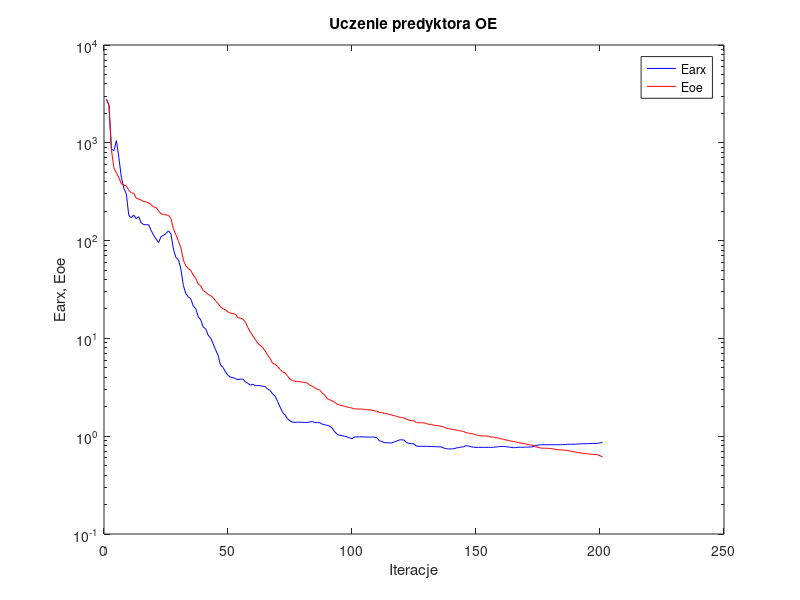
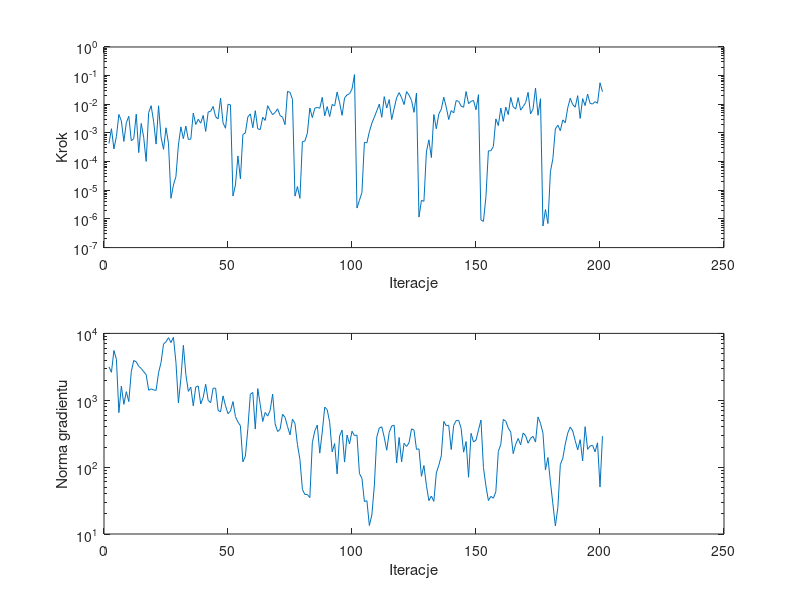

These figures' MATLAB source, in order:
%uczenie predyktora oe
clear all;
n=0; farx(n+1)=2.788588e+003; foe(n+1)=2.782388e+003; wspucz(n+1)=0.000000e+000; ng(n+1)=0.000000e+000;
%odnowa zmiennej metryki
n=1; farx(n+1)=2.422491e+003; foe(n+1)=2.429661e+003; krok(n+1)=4.283128e-004; ng(n+1)=3.168475e+003;
n=2; farx(n+1)=8.592506e+002; foe(n+1)=8.387600e+002; krok(n+1)=1.409339e-003; ng(n+1)=2.619235e+003;
n=3; farx(n+1)=8.300386e+002; foe(n+1)=5.553869e+002; krok(n+1)=2.770473e-004; ng(n+1)=5.557822e+003;
n=4; farx(n+1)=1.054262e+003; foe(n+1)=4.925348e+002; krok(n+1)=7.528887e-004; ng(n+1)=4.089995e+003;
n=5; farx(n+1)=7.038943e+002; foe(n+1)=4.388415e+002; krok(n+1)=4.427789e-003; ng(n+1)=6.537464e+002;
n=6; farx(n+1)=4.417339e+002; foe(n+1)=3.820431e+002; krok(n+1)=2.634602e-003; ng(n+1)=1.633294e+003;
n=7; farx(n+1)=3.428158e+002; foe(n+1)=3.691081e+002; krok(n+1)=5.081655e-004; ng(n+1)=8.688671e+002;
n=8; farx(n+1)=3.004546e+002; foe(n+1)=3.625424e+002; krok(n+1)=2.257520e-003; ng(n+1)=1.345578e+003;
n=9; farx(n+1)=1.803023e+002; foe(n+1)=3.269298e+002; krok(n+1)=3.835857e-003; ng(n+1)=9.555768e+002;
n=10; farx(n+1)=1.717884e+002; foe(n+1)=3.087654e+002; krok(n+1)=5.362293e-004; ng(n+1)=2.681192e+003;
n=11; farx(n+1)=1.824076e+002; foe(n+1)=3.045095e+002; krok(n+1)=6.284926e-004; ng(n+1)=3.943556e+003;
n=12; farx(n+1)=1.680150e+002; foe(n+1)=2.715989e+002; krok(n+1)=4.541426e-003; ng(n+1)=3.744959e+003;
n=13; farx(n+1)=1.755793e+002; foe(n+1)=2.659300e+002; krok(n+1)=2.064885e-004; ng(n+1)=3.223023e+003;
n=14; farx(n+1)=1.514743e+002; foe(n+1)=2.594265e+002; krok(n+1)=2.144917e-003; ng(n+1)=2.989097e+003;
n=15; farx(n+1)=1.456871e+002; foe(n+1)=2.508694e+002; krok(n+1)=7.101242e-004; ng(n+1)=2.674103e+003;
n=16; farx(n+1)=1.451734e+002; foe(n+1)=2.486216e+002; krok(n+1)=1.015140e-004; ng(n+1)=2.420839e+003;
n=17; farx(n+1)=1.454596e+002; foe(n+1)=2.430991e+002; krok(n+1)=5.123414e-003; ng(n+1)=1.410710e+003;
n=18; farx(n+1)=1.271595e+002; foe(n+1)=2.327275e+002; krok(n+1)=8.946591e-003; ng(n+1)=1.481715e+003;
n=19; farx(n+1)=1.133095e+002; foe(n+1)=2.209651e+002; krok(n+1)=2.559883e-003; ng(n+1)=1.426740e+003;
n=20; farx(n+1)=1.038899e+002; foe(n+1)=2.182225e+002; krok(n+1)=4.089425e-004; ng(n+1)=1.408549e+003;
n=21; farx(n+1)=9.544703e+001; foe(n+1)=2.018754e+002; krok(n+1)=8.875371e-003; ng(n+1)=2.581967e+003;
n=22; farx(n+1)=1.099924e+002; foe(n+1)=1.876986e+002; krok(n+1)=7.209870e-004; ng(n+1)=3.677902e+003;
n=23; farx(n+1)=1.131425e+002; foe(n+1)=1.855863e+002; krok(n+1)=2.681467e-004; ng(n+1)=6.919835e+003;
n=24; farx(n+1)=1.185563e+002; foe(n+1)=1.827368e+002; krok(n+1)=1.518185e-003; ng(n+1)=7.498660e+003;
n=25; farx(n+1)=1.257965e+002; foe(n+1)=1.815208e+002; krok(n+1)=4.375567e-004; ng(n+1)=8.629811e+003;
%odnowa zmiennej metryki
n=26; farx(n+1)=1.167623e+002; foe(n+1)=1.686398e+002; krok(n+1)=5.261888e-006; ng(n+1)=7.291564e+003;
n=27; farx(n+1)=8.193781e+001; foe(n+1)=1.320591e+002; krok(n+1)=1.529987e-005; ng(n+1)=8.747686e+003;
n=28; farx(n+1)=6.708806e+001; foe(n+1)=1.144560e+002; krok(n+1)=3.012791e-005; ng(n+1)=3.720465e+003;
n=29; farx(n+1)=6.359887e+001; foe(n+1)=9.940406e+001; krok(n+1)=3.783524e-004; ng(n+1)=9.140614e+002;
n=30; farx(n+1)=5.127318e+001; foe(n+1)=8.429848e+001; krok(n+1)=1.631264e-003; ng(n+1)=2.107905e+003;
n=31; farx(n+1)=3.467529e+001; foe(n+1)=6.325301e+001; krok(n+1)=6.303731e-004; ng(n+1)=6.634849e+003;
n=32; farx(n+1)=2.871499e+001; foe(n+1)=5.513481e+001; krok(n+1)=1.742666e-003; ng(n+1)=2.432598e+003;
n=33; farx(n+1)=2.662572e+001; foe(n+1)=5.163344e+001; krok(n+1)=5.934596e-004; ng(n+1)=1.357735e+003;
n=34; farx(n+1)=2.527847e+001; foe(n+1)=4.964140e+001; krok(n+1)=6.089906e-004; ng(n+1)=1.570520e+003;
n=35; farx(n+1)=2.140784e+001; foe(n+1)=4.426349e+001; krok(n+1)=4.952046e-003; ng(n+1)=8.243408e+002;
n=36; farx(n+1)=2.015185e+001; foe(n+1)=4.120407e+001; krok(n+1)=1.968749e-003; ng(n+1)=1.578245e+003;
n=37; farx(n+1)=1.662919e+001; foe(n+1)=3.579613e+001; krok(n+1)=3.011555e-003; ng(n+1)=1.636388e+003;
n=38; farx(n+1)=1.552050e+001; foe(n+1)=3.451683e+001; krok(n+1)=2.201622e-003; ng(n+1)=8.795801e+002;
n=39; farx(n+1)=1.306025e+001; foe(n+1)=3.091442e+001; krok(n+1)=4.096666e-003; ng(n+1)=1.104722e+003;
n=40; farx(n+1)=1.253149e+001; foe(n+1)=2.966356e+001; krok(n+1)=1.131319e-003; ng(n+1)=1.734601e+003;
n=41; farx(n+1)=1.078087e+001; foe(n+1)=2.810659e+001; krok(n+1)=5.355898e-003; ng(n+1)=9.954594e+002;
n=42; farx(n+1)=1.011596e+001; foe(n+1)=2.741534e+001; krok(n+1)=5.711090e-003; ng(n+1)=9.190353e+002;
n=43; farx(n+1)=8.813464e+000; foe(n+1)=2.606501e+001; krok(n+1)=8.417037e-003; ng(n+1)=1.516559e+003;
n=44; farx(n+1)=7.653989e+000; foe(n+1)=2.419193e+001; krok(n+1)=3.698907e-003; ng(n+1)=1.513925e+003;
n=45; farx(n+1)=6.725440e+000; foe(n+1)=2.270665e+001; krok(n+1)=3.096185e-003; ng(n+1)=7.087408e+002;
n=46; farx(n+1)=5.339095e+000; foe(n+1)=2.094082e+001; krok(n+1)=1.650423e-002; ng(n+1)=6.687736e+002;
n=47; farx(n+1)=5.051524e+000; foe(n+1)=2.012520e+001; krok(n+1)=2.236648e-003; ng(n+1)=1.162183e+003;
n=48; farx(n+1)=4.529877e+000; foe(n+1)=1.957369e+001; krok(n+1)=1.457334e-003; ng(n+1)=8.254616e+002;
n=49; farx(n+1)=4.185207e+000; foe(n+1)=1.859970e+001; krok(n+1)=1.007731e-002; ng(n+1)=6.298650e+002;
n=50; farx(n+1)=4.011731e+000; foe(n+1)=1.816511e+001; krok(n+1)=9.576149e-003; ng(n+1)=6.915879e+002;
%odnowa zmiennej metryki
n=51; farx(n+1)=3.978094e+000; foe(n+1)=1.788599e+001; krok(n+1)=6.284735e-006; ng(n+1)=9.556400e+002;
n=52; farx(n+1)=3.874958e+000; foe(n+1)=1.769693e+001; krok(n+1)=1.530281e-005; ng(n+1)=5.695787e+002;
n=53; farx(n+1)=3.785103e+000; foe(n+1)=1.628304e+001; krok(n+1)=1.581535e-004; ng(n+1)=4.729996e+002;
n=54; farx(n+1)=3.841171e+000; foe(n+1)=1.611973e+001; krok(n+1)=2.499645e-005; ng(n+1)=4.167164e+002;
n=55; farx(n+1)=3.831084e+000; foe(n+1)=1.572643e+001; krok(n+1)=8.786586e-004; ng(n+1)=1.200020e+002;
n=56; farx(n+1)=3.596754e+000; foe(n+1)=1.471013e+001; krok(n+1)=1.002892e-003; ng(n+1)=1.454161e+002;
n=57; farx(n+1)=3.472023e+000; foe(n+1)=1.293771e+001; krok(n+1)=3.625910e-003; ng(n+1)=3.747704e+002;
n=58; farx(n+1)=3.330057e+000; foe(n+1)=1.163644e+001; krok(n+1)=4.629191e-003; ng(n+1)=1.228500e+003;
n=59; farx(n+1)=3.394456e+000; foe(n+1)=1.061454e+001; krok(n+1)=1.525147e-003; ng(n+1)=1.308074e+003;
n=60; farx(n+1)=3.301503e+000; foe(n+1)=9.746553e+000; krok(n+1)=5.997467e-003; ng(n+1)=3.710612e+002;
n=61; farx(n+1)=3.299394e+000; foe(n+1)=8.929562e+000; krok(n+1)=1.387045e-003; ng(n+1)=1.494461e+003;
n=62; farx(n+1)=3.279472e+000; foe(n+1)=8.485212e+000; krok(n+1)=1.320637e-003; ng(n+1)=8.599247e+002;
n=63; farx(n+1)=3.243442e+000; foe(n+1)=8.071148e+000; krok(n+1)=3.544051e-003; ng(n+1)=4.814819e+002;
n=64; farx(n+1)=3.211016e+000; foe(n+1)=7.451718e+000; krok(n+1)=2.739044e-003; ng(n+1)=6.580762e+002;
n=65; farx(n+1)=3.031138e+000; foe(n+1)=6.702312e+000; krok(n+1)=8.928204e-003; ng(n+1)=5.797493e+002;
n=66; farx(n+1)=2.941620e+000; foe(n+1)=6.200199e+000; krok(n+1)=6.035177e-003; ng(n+1)=7.077353e+002;
n=67; farx(n+1)=2.696357e+000; foe(n+1)=5.564812e+000; krok(n+1)=4.336062e-003; ng(n+1)=1.238400e+003;
n=68; farx(n+1)=2.569495e+000; foe(n+1)=5.440944e+000; krok(n+1)=5.173682e-003; ng(n+1)=4.448209e+002;
n=69; farx(n+1)=2.265038e+000; foe(n+1)=5.165104e+000; krok(n+1)=6.970662e-003; ng(n+1)=3.404877e+002;
n=70; farx(n+1)=1.985083e+000; foe(n+1)=4.812013e+000; krok(n+1)=4.055547e-003; ng(n+1)=3.683427e+002;
n=71; farx(n+1)=1.752265e+000; foe(n+1)=4.554504e+000; krok(n+1)=3.544455e-003; ng(n+1)=6.169277e+002;
n=72; farx(n+1)=1.647318e+000; foe(n+1)=4.446933e+000; krok(n+1)=1.940831e-003; ng(n+1)=5.557086e+002;
n=73; farx(n+1)=1.505893e+000; foe(n+1)=4.125114e+000; krok(n+1)=2.840322e-002; ng(n+1)=4.047839e+002;
n=74; farx(n+1)=1.435216e+000; foe(n+1)=3.835740e+000; krok(n+1)=2.602503e-002; ng(n+1)=3.037719e+002;
n=75; farx(n+1)=1.391073e+000; foe(n+1)=3.702582e+000; krok(n+1)=1.483652e-002; ng(n+1)=5.212986e+002;
%odnowa zmiennej metryki
n=76; farx(n+1)=1.386135e+000; foe(n+1)=3.645842e+000; krok(n+1)=6.255933e-006; ng(n+1)=4.499307e+002;
n=77; farx(n+1)=1.388991e+000; foe(n+1)=3.616913e+000; krok(n+1)=1.346311e-005; ng(n+1)=2.176519e+002;
n=78; farx(n+1)=1.389774e+000; foe(n+1)=3.611288e+000; krok(n+1)=5.238884e-006; ng(n+1)=1.299696e+002;
n=79; farx(n+1)=1.386741e+000; foe(n+1)=3.570455e+000; krok(n+1)=5.002119e-004; ng(n+1)=4.660575e+001;
n=80; farx(n+1)=1.383981e+000; foe(n+1)=3.543626e+000; krok(n+1)=5.202718e-004; ng(n+1)=3.894762e+001;
n=81; farx(n+1)=1.384142e+000; foe(n+1)=3.490520e+000; krok(n+1)=9.780005e-004; ng(n+1)=3.898196e+001;
n=82; farx(n+1)=1.395645e+000; foe(n+1)=3.325831e+000; krok(n+1)=7.444102e-003; ng(n+1)=3.498498e+001;
n=83; farx(n+1)=1.415396e+000; foe(n+1)=3.250229e+000; krok(n+1)=3.442371e-003; ng(n+1)=2.319931e+002;
n=84; farx(n+1)=1.378454e+000; foe(n+1)=3.122161e+000; krok(n+1)=7.251821e-003; ng(n+1)=3.480734e+002;
n=85; farx(n+1)=1.378001e+000; foe(n+1)=3.015432e+000; krok(n+1)=7.837498e-003; ng(n+1)=4.260366e+002;
n=86; farx(n+1)=1.374489e+000; foe(n+1)=2.965471e+000; krok(n+1)=7.251821e-003; ng(n+1)=1.620031e+002;
n=87; farx(n+1)=1.327317e+000; foe(n+1)=2.764819e+000; krok(n+1)=1.748904e-002; ng(n+1)=3.348432e+002;
n=88; farx(n+1)=1.309935e+000; foe(n+1)=2.629890e+000; krok(n+1)=3.966104e-003; ng(n+1)=7.905655e+002;
n=89; farx(n+1)=1.291438e+000; foe(n+1)=2.422628e+000; krok(n+1)=8.300976e-003; ng(n+1)=7.218920e+002;
n=90; farx(n+1)=1.269278e+000; foe(n+1)=2.361403e+000; krok(n+1)=3.740913e-003; ng(n+1)=4.672365e+002;
n=91; farx(n+1)=1.209516e+000; foe(n+1)=2.302867e+000; krok(n+1)=9.904093e-003; ng(n+1)=1.692842e+002;
n=92; farx(n+1)=1.111331e+000; foe(n+1)=2.222823e+000; krok(n+1)=8.855578e-003; ng(n+1)=2.250044e+002;
n=93; farx(n+1)=1.047778e+000; foe(n+1)=2.128455e+000; krok(n+1)=2.687524e-002; ng(n+1)=7.928560e+001;
n=94; farx(n+1)=1.020714e+000; foe(n+1)=2.079746e+000; krok(n+1)=1.136199e-002; ng(n+1)=2.929026e+002;
n=95; farx(n+1)=1.014444e+000; foe(n+1)=2.056846e+000; krok(n+1)=4.118564e-003; ng(n+1)=3.580779e+002;
n=96; farx(n+1)=1.000039e+000; foe(n+1)=2.022630e+000; krok(n+1)=1.675780e-002; ng(n+1)=1.189600e+002;
n=97; farx(n+1)=9.836368e-001; foe(n+1)=1.989118e+000; krok(n+1)=2.128042e-002; ng(n+1)=3.016410e+002;
n=98; farx(n+1)=9.620782e-001; foe(n+1)=1.964441e+000; krok(n+1)=2.340953e-002; ng(n+1)=2.223928e+002;
n=99; farx(n+1)=9.433532e-001; foe(n+1)=1.937925e+000; krok(n+1)=3.408723e-002; ng(n+1)=3.446112e+002;
n=100; farx(n+1)=9.844522e-001; foe(n+1)=1.904980e+000; krok(n+1)=1.088405e-001; ng(n+1)=2.958016e+002;
%odnowa zmiennej metryki
n=101; farx(n+1)=9.843279e-001; foe(n+1)=1.897099e+000; krok(n+1)=2.398513e-006; ng(n+1)=3.014911e+002;
n=102; farx(n+1)=9.845351e-001; foe(n+1)=1.895830e+000; krok(n+1)=4.467884e-006; ng(n+1)=8.008960e+001;
n=103; farx(n+1)=9.852197e-001; foe(n+1)=1.894276e+000; krok(n+1)=8.378583e-006; ng(n+1)=6.827737e+001;
n=104; farx(n+1)=9.835081e-001; foe(n+1)=1.881304e+000; krok(n+1)=4.706747e-004; ng(n+1)=3.054278e+001;
n=105; farx(n+1)=9.801766e-001; foe(n+1)=1.864487e+000; krok(n+1)=4.526501e-004; ng(n+1)=3.150443e+001;
n=106; farx(n+1)=9.794675e-001; foe(n+1)=1.860875e+000; krok(n+1)=1.100811e-003; ng(n+1)=1.339237e+001;
n=107; farx(n+1)=9.804832e-001; foe(n+1)=1.846900e+000; krok(n+1)=2.187783e-003; ng(n+1)=1.921296e+001;
n=108; farx(n+1)=9.809933e-001; foe(n+1)=1.819322e+000; krok(n+1)=3.544455e-003; ng(n+1)=5.259762e+001;
n=109; farx(n+1)=9.677796e-001; foe(n+1)=1.803862e+000; krok(n+1)=5.945944e-003; ng(n+1)=2.831521e+002;
n=110; farx(n+1)=8.991975e-001; foe(n+1)=1.749690e+000; krok(n+1)=1.012183e-002; ng(n+1)=3.845370e+002;
n=111; farx(n+1)=8.830886e-001; foe(n+1)=1.734638e+000; krok(n+1)=3.514634e-003; ng(n+1)=4.015492e+002;
n=112; farx(n+1)=8.597154e-001; foe(n+1)=1.712397e+000; krok(n+1)=1.849615e-002; ng(n+1)=2.793123e+002;
n=113; farx(n+1)=8.587321e-001; foe(n+1)=1.699501e+000; krok(n+1)=7.385876e-003; ng(n+1)=1.790336e+002;
n=114; farx(n+1)=8.541433e-001; foe(n+1)=1.673063e+000; krok(n+1)=1.462925e-002; ng(n+1)=3.296919e+002;
n=115; farx(n+1)=8.553978e-001; foe(n+1)=1.648953e+000; krok(n+1)=2.943935e-003; ng(n+1)=4.112918e+002;
n=116; farx(n+1)=8.728458e-001; foe(n+1)=1.619051e+000; krok(n+1)=7.168595e-003; ng(n+1)=4.238438e+002;
n=117; farx(n+1)=8.916832e-001; foe(n+1)=1.600535e+000; krok(n+1)=1.703305e-002; ng(n+1)=1.157939e+002;
n=118; farx(n+1)=9.136632e-001; foe(n+1)=1.567144e+000; krok(n+1)=2.559636e-002; ng(n+1)=2.780058e+002;
n=119; farx(n+1)=9.219571e-001; foe(n+1)=1.548597e+000; krok(n+1)=1.698891e-002; ng(n+1)=1.197719e+002;
n=120; farx(n+1)=9.105370e-001; foe(n+1)=1.535010e+000; krok(n+1)=9.784074e-003; ng(n+1)=2.279283e+002;
n=121; farx(n+1)=8.617840e-001; foe(n+1)=1.482800e+000; krok(n+1)=2.780492e-002; ng(n+1)=2.037833e+002;
n=122; farx(n+1)=8.444054e-001; foe(n+1)=1.461898e+000; krok(n+1)=2.080702e-002; ng(n+1)=2.321419e+002;
n=123; farx(n+1)=8.393566e-001; foe(n+1)=1.441255e+000; krok(n+1)=1.363820e-002; ng(n+1)=3.741261e+002;
n=124; farx(n+1)=8.344754e-001; foe(n+1)=1.435495e+000; krok(n+1)=5.241643e-003; ng(n+1)=3.576271e+002;
n=125; farx(n+1)=7.887517e-001; foe(n+1)=1.374853e+000; krok(n+1)=2.476948e-002; ng(n+1)=1.845479e+002;
%odnowa zmiennej metryki
n=126; farx(n+1)=7.886355e-001; foe(n+1)=1.372950e+000; krok(n+1)=1.159942e-006; ng(n+1)=1.876217e+002;
n=127; farx(n+1)=7.884043e-001; foe(n+1)=1.371855e+000; krok(n+1)=4.479143e-006; ng(n+1)=7.289493e+001;
n=128; farx(n+1)=7.880460e-001; foe(n+1)=1.370294e+000; krok(n+1)=4.113343e-006; ng(n+1)=1.057572e+002;
n=129; farx(n+1)=7.878815e-001; foe(n+1)=1.345109e+000; krok(n+1)=2.173834e-004; ng(n+1)=5.356672e+001;
n=130; farx(n+1)=7.860163e-001; foe(n+1)=1.322888e+000; krok(n+1)=5.758264e-004; ng(n+1)=3.153444e+001;
n=131; farx(n+1)=7.857313e-001; foe(n+1)=1.320700e+000; krok(n+1)=1.386777e-004; ng(n+1)=3.695219e+001;
n=132; farx(n+1)=7.825182e-001; foe(n+1)=1.293493e+000; krok(n+1)=4.399860e-003; ng(n+1)=3.077695e+001;
n=133; farx(n+1)=7.804191e-001; foe(n+1)=1.283336e+000; krok(n+1)=1.402081e-003; ng(n+1)=8.195054e+001;
n=134; farx(n+1)=7.794369e-001; foe(n+1)=1.277513e+000; krok(n+1)=4.587536e-003; ng(n+1)=1.065320e+002;
n=135; farx(n+1)=7.780125e-001; foe(n+1)=1.260623e+000; krok(n+1)=6.776891e-003; ng(n+1)=1.474965e+002;
n=136; farx(n+1)=7.562727e-001; foe(n+1)=1.240084e+000; krok(n+1)=1.771116e-002; ng(n+1)=4.820765e+002;
n=137; farx(n+1)=7.442255e-001; foe(n+1)=1.210468e+000; krok(n+1)=7.980009e-003; ng(n+1)=4.158640e+002;
n=138; farx(n+1)=7.401827e-001; foe(n+1)=1.195812e+000; krok(n+1)=2.939707e-003; ng(n+1)=4.239176e+002;
n=139; farx(n+1)=7.413620e-001; foe(n+1)=1.179854e+000; krok(n+1)=6.053639e-003; ng(n+1)=1.831694e+002;
n=140; farx(n+1)=7.453776e-001; foe(n+1)=1.170900e+000; krok(n+1)=5.000456e-003; ng(n+1)=4.201916e+002;
n=141; farx(n+1)=7.567766e-001; foe(n+1)=1.155078e+000; krok(n+1)=1.351485e-002; ng(n+1)=4.962332e+002;
n=142; farx(n+1)=7.664453e-001; foe(n+1)=1.140036e+000; krok(n+1)=1.269968e-002; ng(n+1)=5.014880e+002;
n=143; farx(n+1)=7.743408e-001; foe(n+1)=1.130091e+000; krok(n+1)=8.624636e-003; ng(n+1)=3.808364e+002;
n=144; farx(n+1)=7.790004e-001; foe(n+1)=1.117941e+000; krok(n+1)=7.883344e-003; ng(n+1)=1.674866e+002;
n=145; farx(n+1)=8.026825e-001; foe(n+1)=1.086559e+000; krok(n+1)=2.788178e-002; ng(n+1)=2.410269e+002;
n=146; farx(n+1)=7.912385e-001; foe(n+1)=1.076546e+000; krok(n+1)=1.053841e-002; ng(n+1)=7.052456e+001;
n=147; farx(n+1)=7.803041e-001; foe(n+1)=1.064367e+000; krok(n+1)=1.269968e-002; ng(n+1)=3.201985e+002;
n=148; farx(n+1)=7.718319e-001; foe(n+1)=1.053158e+000; krok(n+1)=1.360047e-002; ng(n+1)=2.376851e+002;
n=149; farx(n+1)=7.690205e-001; foe(n+1)=1.033081e+000; krok(n+1)=6.450159e-003; ng(n+1)=2.530217e+002;
n=150; farx(n+1)=7.688268e-001; foe(n+1)=1.017560e+000; krok(n+1)=2.165649e-002; ng(n+1)=3.599256e+002;
%odnowa zmiennej metryki
n=151; farx(n+1)=7.688176e-001; foe(n+1)=1.007078e+000; krok(n+1)=9.198926e-007; ng(n+1)=5.060058e+002;
n=152; farx(n+1)=7.688500e-001; foe(n+1)=1.006690e+000; krok(n+1)=8.214814e-007; ng(n+1)=9.863889e+001;
n=153; farx(n+1)=7.689981e-001; foe(n+1)=1.006017e+000; krok(n+1)=5.913099e-006; ng(n+1)=5.230543e+001;
n=154; farx(n+1)=7.692474e-001; foe(n+1)=9.977358e-001; krok(n+1)=2.370496e-004; ng(n+1)=3.163425e+001;
n=155; farx(n+1)=7.699040e-001; foe(n+1)=9.822240e-001; krok(n+1)=2.410356e-004; ng(n+1)=3.652417e+001;
n=156; farx(n+1)=7.701782e-001; foe(n+1)=9.785646e-001; krok(n+1)=3.347436e-004; ng(n+1)=3.426401e+001;
n=157; farx(n+1)=7.769020e-001; foe(n+1)=9.645186e-001; krok(n+1)=3.096185e-003; ng(n+1)=4.299259e+001;
n=158; farx(n+1)=7.795777e-001; foe(n+1)=9.590041e-001; krok(n+1)=1.810600e-003; ng(n+1)=1.719171e+002;
n=159; farx(n+1)=7.859922e-001; foe(n+1)=9.382456e-001; krok(n+1)=7.409251e-003; ng(n+1)=2.183954e+002;
n=160; farx(n+1)=7.851921e-001; foe(n+1)=9.323527e-001; krok(n+1)=2.531421e-003; ng(n+1)=5.174017e+002;
n=161; farx(n+1)=7.823963e-001; foe(n+1)=9.157739e-001; krok(n+1)=8.009570e-003; ng(n+1)=4.854958e+002;
n=162; farx(n+1)=7.765814e-001; foe(n+1)=9.054446e-001; krok(n+1)=4.372259e-003; ng(n+1)=3.853122e+002;
n=163; farx(n+1)=7.673874e-001; foe(n+1)=8.918942e-001; krok(n+1)=1.734425e-002; ng(n+1)=3.344522e+002;
n=164; farx(n+1)=7.636471e-001; foe(n+1)=8.840765e-001; krok(n+1)=8.155298e-003; ng(n+1)=1.592575e+002;
n=165; farx(n+1)=7.647904e-001; foe(n+1)=8.737011e-001; krok(n+1)=6.780831e-003; ng(n+1)=2.196590e+002;
n=166; farx(n+1)=7.713430e-001; foe(n+1)=8.622386e-001; krok(n+1)=1.716139e-002; ng(n+1)=2.682726e+002;
n=167; farx(n+1)=7.712362e-001; foe(n+1)=8.526667e-001; krok(n+1)=6.256921e-003; ng(n+1)=2.156549e+002;
n=168; farx(n+1)=7.709675e-001; foe(n+1)=8.435413e-001; krok(n+1)=8.350786e-003; ng(n+1)=3.235591e+002;
n=169; farx(n+1)=7.737585e-001; foe(n+1)=8.364518e-001; krok(n+1)=1.142218e-002; ng(n+1)=2.954362e+002;
n=170; farx(n+1)=7.755148e-001; foe(n+1)=8.183373e-001; krok(n+1)=2.622287e-002; ng(n+1)=2.279519e+002;
n=171; farx(n+1)=7.756002e-001; foe(n+1)=8.164627e-001; krok(n+1)=4.620452e-003; ng(n+1)=2.694055e+002;
n=172; farx(n+1)=7.814113e-001; foe(n+1)=8.075274e-001; krok(n+1)=6.920587e-003; ng(n+1)=2.885228e+002;
n=173; farx(n+1)=8.049257e-001; foe(n+1)=7.782018e-001; krok(n+1)=3.687875e-002; ng(n+1)=2.370177e+002;
n=174; farx(n+1)=8.096978e-001; foe(n+1)=7.712130e-001; krok(n+1)=4.126056e-003; ng(n+1)=5.629040e+002;
n=175; farx(n+1)=8.180969e-001; foe(n+1)=7.569515e-001; krok(n+1)=1.567500e-002; ng(n+1)=4.508890e+002;
%odnowa zmiennej metryki
n=176; farx(n+1)=8.181230e-001; foe(n+1)=7.541491e-001; krok(n+1)=5.669894e-007; ng(n+1)=3.218112e+002;
n=177; farx(n+1)=8.181552e-001; foe(n+1)=7.533745e-001; krok(n+1)=2.122210e-006; ng(n+1)=9.107956e+001;
n=178; farx(n+1)=8.182018e-001; foe(n+1)=7.526638e-001; krok(n+1)=6.904204e-007; ng(n+1)=1.393331e+002;
n=179; farx(n+1)=8.182542e-001; foe(n+1)=7.476638e-001; krok(n+1)=4.403374e-005; ng(n+1)=6.014328e+001;
n=180; farx(n+1)=8.183760e-001; foe(n+1)=7.440132e-001; krok(n+1)=1.278270e-004; ng(n+1)=2.821356e+001;
n=181; farx(n+1)=8.176994e-001; foe(n+1)=7.346153e-001; krok(n+1)=1.387045e-003; ng(n+1)=1.322556e+001;
n=182; farx(n+1)=8.177738e-001; foe(n+1)=7.265478e-001; krok(n+1)=1.869974e-003; ng(n+1)=2.486986e+001;
n=183; farx(n+1)=8.184233e-001; foe(n+1)=7.250361e-001; krok(n+1)=1.201509e-003; ng(n+1)=1.089814e+002;
n=184; farx(n+1)=8.199193e-001; foe(n+1)=7.222320e-001; krok(n+1)=2.855545e-003; ng(n+1)=1.362011e+002;
n=185; farx(n+1)=8.210589e-001; foe(n+1)=7.185902e-001; krok(n+1)=2.270713e-003; ng(n+1)=2.216695e+002;
n=186; farx(n+1)=8.283629e-001; foe(n+1)=7.140084e-001; krok(n+1)=7.626318e-003; ng(n+1)=3.231460e+002;
n=187; farx(n+1)=8.273484e-001; foe(n+1)=7.047109e-001; krok(n+1)=1.625772e-002; ng(n+1)=3.970444e+002;
n=188; farx(n+1)=8.290019e-001; foe(n+1)=6.956597e-001; krok(n+1)=9.767882e-003; ng(n+1)=3.477032e+002;
n=189; farx(n+1)=8.275740e-001; foe(n+1)=6.897806e-001; krok(n+1)=7.931784e-003; ng(n+1)=2.491936e+002;
n=190; farx(n+1)=8.324572e-001; foe(n+1)=6.804317e-001; krok(n+1)=2.000182e-002; ng(n+1)=1.816512e+002;
n=191; farx(n+1)=8.343005e-001; foe(n+1)=6.755719e-001; krok(n+1)=3.212655e-003; ng(n+1)=2.577695e+002;
n=192; farx(n+1)=8.364812e-001; foe(n+1)=6.682379e-001; krok(n+1)=1.576846e-002; ng(n+1)=1.238860e+002;
n=193; farx(n+1)=8.370882e-001; foe(n+1)=6.658962e-001; krok(n+1)=9.010365e-003; ng(n+1)=4.019751e+002;
n=194; farx(n+1)=8.396580e-001; foe(n+1)=6.598821e-001; krok(n+1)=2.272818e-002; ng(n+1)=1.846990e+002;
n=195; farx(n+1)=8.413149e-001; foe(n+1)=6.557583e-001; krok(n+1)=1.076348e-002; ng(n+1)=2.067628e+002;
n=196; farx(n+1)=8.425446e-001; foe(n+1)=6.528608e-001; krok(n+1)=1.021537e-002; ng(n+1)=2.120174e+002;
n=197; farx(n+1)=8.441292e-001; foe(n+1)=6.500014e-001; krok(n+1)=1.238677e-002; ng(n+1)=1.694474e+002;
n=198; farx(n+1)=8.455815e-001; foe(n+1)=6.476572e-001; krok(n+1)=1.086709e-002; ng(n+1)=2.310534e+002;
n=199; farx(n+1)=8.540074e-001; foe(n+1)=6.313981e-001; krok(n+1)=5.625683e-002; ng(n+1)=5.045851e+001;
n=200; farx(n+1)=8.632824e-001; foe(n+1)=6.143957e-001; krok(n+1)=2.750088e-002; ng(n+1)=2.904641e+002;

figure; semilogy(farx,'b'); hold on; semilogy(foe,'r'); xlabel('Iteracje'); ylabel('Earx, Eoe'); legend('Earx','Eoe'); title('Uczenie predyktora OE');
figure; subplot(2,1,1); semilogy(krok); xlabel('Iteracje'); ylabel('Krok');
subplot(2,1,2); semilogy(ng); xlabel('Iteracje'); ylabel('Norma gradientu');
Earx=farx(n+1)
Eoe=foe(n+1)
